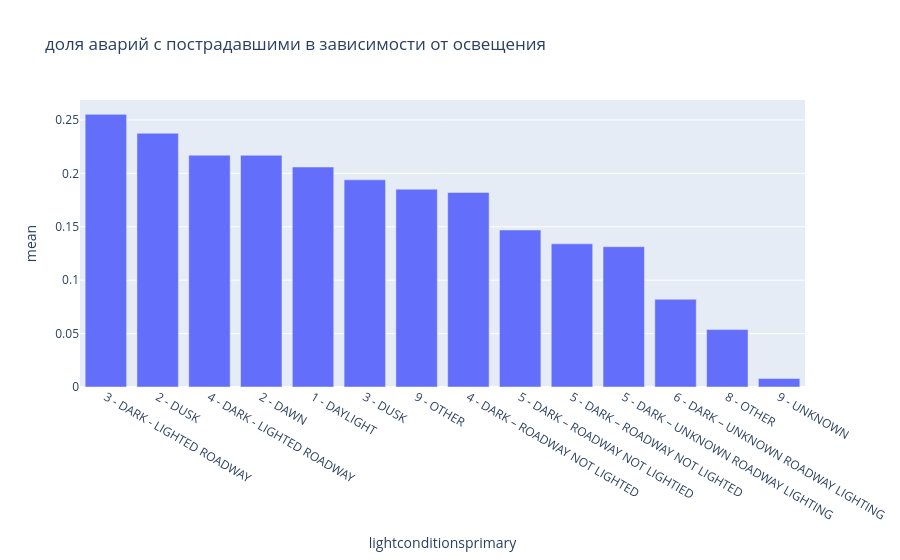

Write notebook code for a chart like this one.
### Code cell
px.bar(df_model.groupby('lightconditionsprimary')['target'].agg(['count', 'mean']).sort_values('mean', ascending=False).reset_index(),
       x='lightconditionsprimary', y='mean', title='доля аварий с пострадавшими в зависимости от освещения')

### Figure 1 — Plotly figure (JSON) as saved in the notebook; plotly's stock layout.template omitted (floating-point values rounded to 4 significant figures)
{"data": [{"hovertemplate": "lightconditionsprimary=%{x}<br>mean=%{y}<extra></extra>", "legendgroup": "", "marker": {"color": "#636efa", "pattern": {"shape": ""}}, "name": "", "orientation": "v", "showlegend": false, "textposition": "auto", "type": "bar", "x": ["3 - DARK - LIGHTED ROADWAY", "2 - DUSK", "4 - DARK - LIGHTED ROADWAY", "2 - DAWN", "1 - DAYLIGHT", "3 - DUSK", "9 - OTHER", "4 - DARK – ROADWAY NOT LIGHTED", "5 - DARK – ROADWAY NOT LIGHTIED", "5 - DARK – ROADWAY NOT LIGHTED", "5 - DARK – UNKNOWN ROADWAY LIGHTING", "6 - DARK – UNKNOWN ROADWAY LIGHTING", "8 - OTHER", "9 - UNKNOWN"], "xaxis": "x", "y": [0.2552, 0.2375, 0.2169, 0.2169, 0.2059, 0.194, 0.1852, 0.1821, 0.147, 0.1341, 0.1314, 0.0821, 0.05376, 0.007942], "yaxis": "y"}], "layout": {"barmode": "relative", "legend": {"tracegroupgap": 0}, "title": {"text": "доля аварий с пострадавшими в зависимости от освещения"}, "xaxis": {"anchor": "y", "domain": [0, 1], "title": {"text": "lightconditionsprimary"}}, "yaxis": {"anchor": "x", "domain": [0, 1], "title": {"text": "mean"}}}}
